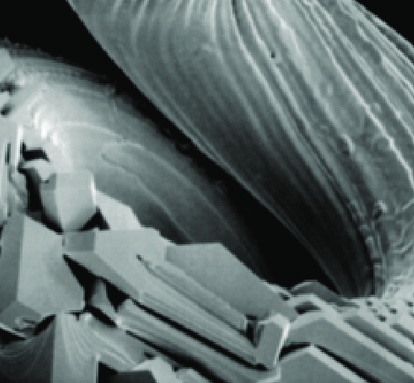
#> input picture Laplacian Filter/img_HBF.jpg, 414 x 383 px, found by its file name
$ python 'high-boost Filtering.py'
#> lines starting #> are read from the running program, lines starting #| are printed output that depends on the picture
import cv2
import numpy as np
import matplotlib.pyplot as plt

img = cv2.imread("Laplacian Filter/img_HBF.jpg", 0)
#> img: shape (383, 414); min 0, max 255, mean 104.5
img = img / 255
F = np.fft.fftshift(np.fft.fft2(img))

# Laplacian Filter
row, col = F.shape
#> row = 383; col = 414
nrow, ncol = int(row / 2), int(col / 2)
#> nrow = 191; ncol = 207
center = [nrow, ncol]
#> center = [191, 207]
H = np.zeros((row, col), dtype=np.float32)
for u in range(row):
    for v in range(col):
        H[u, v] = -4 * np.pi * np.pi * ((u - center[0]) ** 2 + (v - center[1]) ** 2)
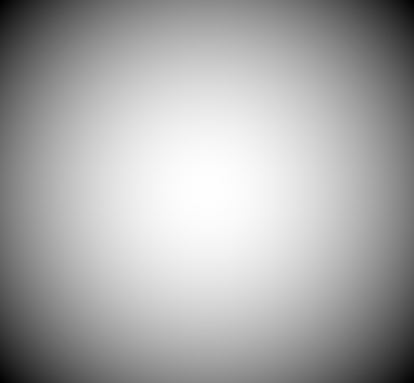
#> H: shape (383, 414) float32; min -3131822.8, max 0, mean -1046461.1; drawn with min black and max white

# Laplacian image
Lap = H * F
Lap = np.fft.ifftshift(Lap)
Lap = np.real(np.fft.ifft2(Lap))
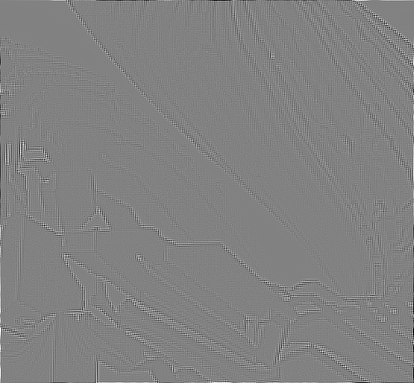
#> Lap: shape (383, 414) float64; min -229556.3, max 220984.1, mean 0; drawn with min black and max white

# convert the Laplacian Image value into range [-1,1]
ScaledImg = cv2.normalize(Lap, None, -1, 1, cv2.NORM_MINMAX)

# image ehancement
g1 = img + ScaledImg
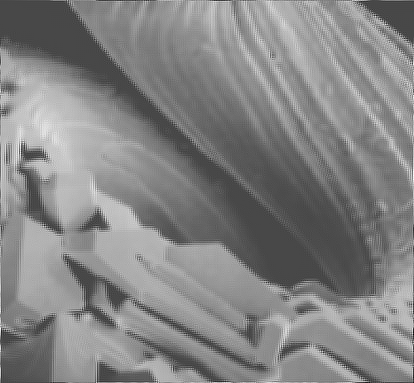
#> g1: shape (383, 414) float64; min -0.388, max 1.19, mean 0.429; drawn with min black and max white
g1 = np.clip(g1, 0, 1)
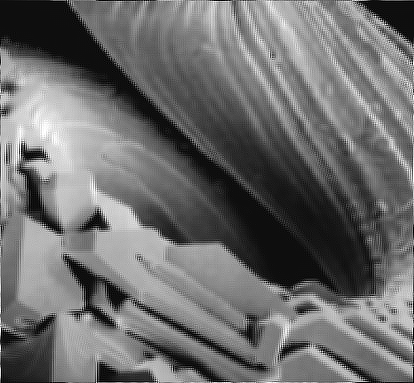
#> g1: shape (383, 414) float64; min 0, max 1, mean 0.429
g2 = 1.7 * img + ScaledImg
g2 = np.clip(g2, 0, 1)
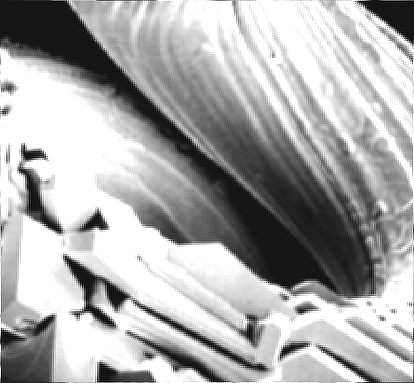
#> g2: shape (383, 414) float64; min 0, max 1, mean 0.672

fig = plt.figure(figsize=(10, 10))
ax1 = fig.add_subplot(2, 2, 1)
ax1.axis("off")
ax1.imshow(img, cmap="gray")
ax1.title.set_text("Image")
ax2 = fig.add_subplot(2, 2, 2)
ax2.axis("off")
ax2.imshow(ScaledImg, cmap="gray")
ax2.title.set_text("After laplacian filter")
ax3 = fig.add_subplot(2, 2, 3)
ax3.axis("off")
ax3.imshow(g1, cmap="gray")
ax3.title.set_text("Laplacian image scaled")
ax4 = fig.add_subplot(2, 2, 4)
ax4.axis("off")
ax4.imshow(g2, cmap="gray")
ax4.title.set_text("Enhanced image")
plt.show()

$ run again, with Laplacian Filter/moon.jpg copied over Laplacian Filter/img_HBF.jpg
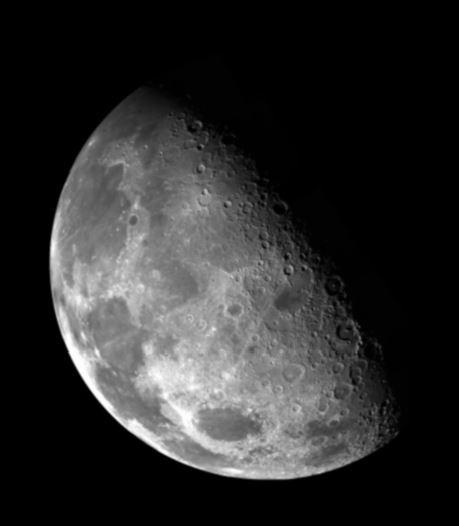
#> input picture Laplacian Filter/moon.jpg, 459 x 526 px, found by its file name
#> img is the input picture: shape (526, 459); min 0, max 255, mean 44.5
#> after the loop `for u in range(row):`:
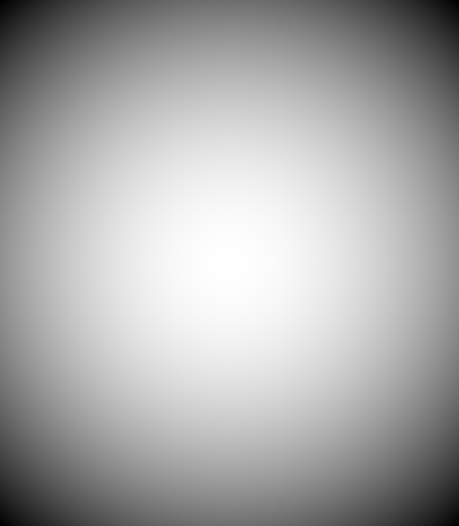
#> H: shape (526, 459) float32; min -4800970.5, max 0, mean -1603343.6; drawn with min black and max white
#> `g2 = np.clip(g2, 0, 1)`:
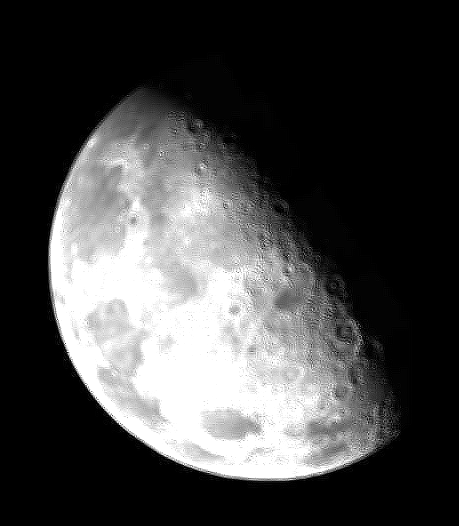
#> g2: shape (526, 459) float64; min 0, max 1, mean 0.278
